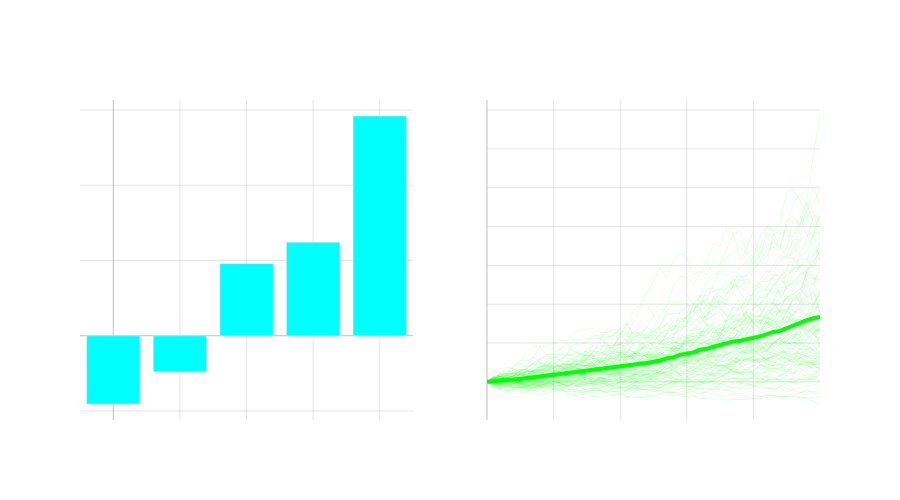

Notebook cell for this chart:
### Code cell
import numpy as np
import pandas as pd
import plotly.graph_objects as go
from plotly.subplots import make_subplots

# Generate sample data
np.random.seed(42)
n_stocks = 1000
signal = np.random.normal(0, 1, n_stocks)
returns = 0.01 * signal + np.random.normal(0, 0.05, n_stocks)  # Reduced return magnitude

# Calculate quantiles
n_quantiles = 5
df = pd.DataFrame({'signal': signal, 'returns': returns})
df['quantile'] = pd.qcut(df['signal'], n_quantiles, labels=False)

# Calculate mean returns by quantile
quantile_returns = df.groupby('quantile')['returns'].mean()

# Generate daily returns for multiple portfolio simulations
n_days = 50
n_simulations = 100
initial_value = 100
all_portfolio_values = np.zeros((n_simulations, n_days + 1))
all_portfolio_values[:,0] = initial_value

# Get return distributions for top and bottom quantiles
top_quantile_returns = df[df['quantile'] == n_quantiles-1]['returns']
bottom_quantile_returns = df[df['quantile'] == 0]['returns']

# Simulate multiple portfolio paths
for sim in range(n_simulations):
    for day in range(n_days):
        long_return = np.random.choice(top_quantile_returns)
        short_return = np.random.choice(bottom_quantile_returns)
        daily_return = long_return - short_return
        all_portfolio_values[sim, day + 1] = all_portfolio_values[sim, day] * (1 + daily_return)

# Calculate average path
average_portfolio_values = np.mean(all_portfolio_values, axis=0)

# Create figure with subplots
fig = make_subplots(rows=1, cols=2,
                    subplot_titles=('Average Returns by Signal Quantile',
                                  'Long-Short Portfolio Value Paths'))

# Plot quantile returns as bar chart
fig.add_trace(
    go.Bar(x=list(range(n_quantiles)), 
           y=quantile_returns,
           name='Quantile Returns',
           marker_color='#00FFFF'),  # Changed to neon blue
    row=1, col=1
)

# Plot all portfolio paths (semi-transparent)
for sim in range(n_simulations):
    fig.add_trace(
        go.Scatter(x=np.arange(n_days + 1), 
                  y=all_portfolio_values[sim],
                  name='Simulation Path',
                  line=dict(color='rgba(0,255,0,0.1)', width=1),
                  showlegend=False),
        row=1, col=2
    )

# Plot average portfolio path
fig.add_trace(
    go.Scatter(x=np.arange(n_days + 1), 
               y=average_portfolio_values,
               name='Average Portfolio Value',
               line=dict(color='#00FF00', width=4)),
    row=1, col=2
)

# Update layout
fig.update_layout(
    showlegend=False,
    height=500,
    title_text='Signal-Based Trading Strategy',
    title_x=0.5,
    title_font_size=20,
    plot_bgcolor='rgba(0,0,0,0)',
    paper_bgcolor='rgba(0,0,0,0)',
    font=dict(color='white')
)

# Update axes
fig.update_xaxes(showgrid=True, gridwidth=1, gridcolor='rgba(128,128,128,0.2)',
                 zeroline=True, zerolinewidth=1, zerolinecolor='rgba(128,128,128,0.5)',
                 title_text='Signal Quantile', row=1, col=1)
fig.update_yaxes(showgrid=True, gridwidth=1, gridcolor='rgba(128,128,128,0.2)',
                 zeroline=True, zerolinewidth=1, zerolinecolor='rgba(128,128,128,0.5)',
                 title_text='Average Returns', row=1, col=1)

fig.update_xaxes(showgrid=True, gridwidth=1, gridcolor='rgba(128,128,128,0.2)',
                 zeroline=True, zerolinewidth=1, zerolinecolor='rgba(128,128,128,0.5)',
                 title_text='Days', row=1, col=2)
fig.update_yaxes(showgrid=True, gridwidth=1, gridcolor='rgba(128,128,128,0.2)',
                 zeroline=True, zerolinewidth=1, zerolinecolor='rgba(128,128,128,0.5)',
                 title_text='Portfolio Value ($)', row=1, col=2)

fig.show()
